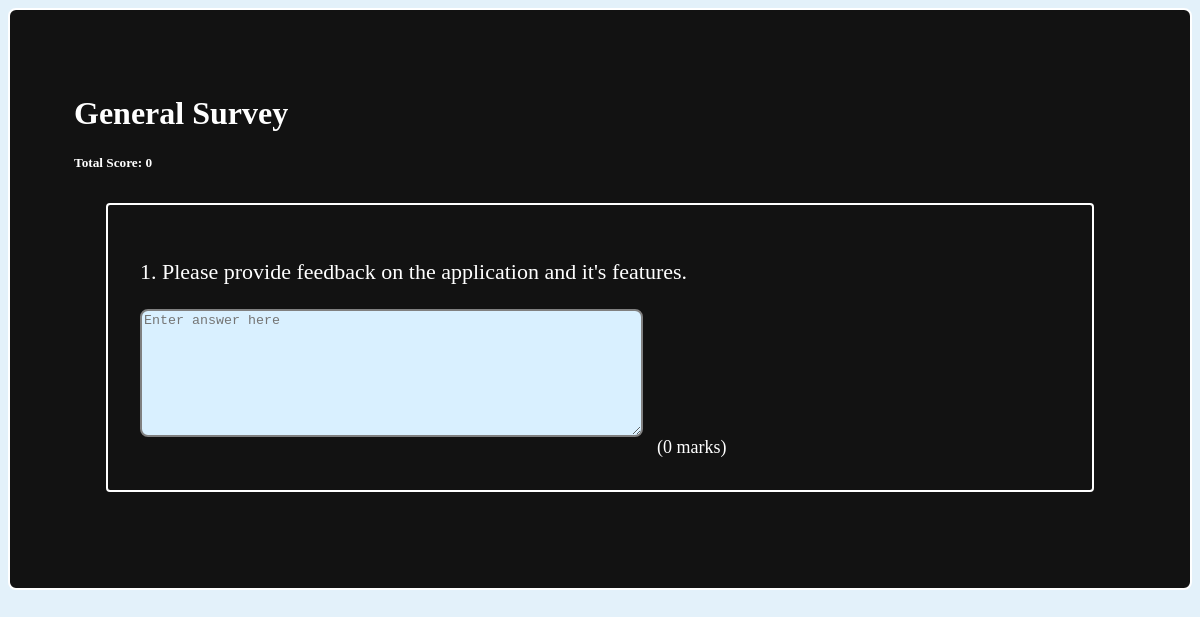
Screenshot of /Quiz/quiz.view.php?uqid=Q015bafb41071d3bc6433372717aeee4e with the database file from the repository.
### tables this page shows
CREATE TABLE `quizzes` (
  `qid` int(11) NOT NULL,
  `uqid` varchar(35) NOT NULL,
  `qname` varchar(30) NOT NULL,
  `type` varchar(1) NOT NULL,
  `code` varchar(8) DEFAULT NULL,
  `create_time` varchar(50) DEFAULT NULL,
  `uid` int(11) NOT NULL
);

CREATE TABLE `questions` (
  `qnid` int(11) NOT NULL,
  `question_number` int(11) NOT NULL,
  `description` longtext NOT NULL,
  `type` varchar(4) DEFAULT NULL,
  `qid` int(11) NOT NULL
);

CREATE TABLE `options` (
  `oid` int(11) NOT NULL,
  `option_number` int(11) NOT NULL,
  `description` varchar(100) DEFAULT NULL,
  `isanswer` tinyint(4) NOT NULL,
  `weightage` int(3) NOT NULL DEFAULT 0,
  `qnid` int(11) NOT NULL
);

### Quiz/quiz.view.php (the view, shortened to what this page needs)
<link rel="stylesheet" href="quiz_style.css">
<?php
  if (isset($_GET['uqid'])) {
    require_once "../includes/db.inc.php";
    $selectQuizQuery = $conn->prepare("SELECT qid, qname, type, code, create_time
                                       FROM quizzes
                                       WHERE uqid = :uqid");
    $selectQuizQuery->execute(array(
      ":uqid" => urldecode($_GET['uqid'])
    ));
    $quiz = $selectQuizQuery->fetch(PDO::FETCH_ASSOC);
    if ($quiz !== false) {
      $selectQuestionQuery = $conn->prepare("SELECT qnid, question_number, description, type
                                             FROM questions
                                             WHERE qid = :qid");
      $selectQuestionQuery->execute(array(
        ":qid" => $quiz['qid']
      ));
      $questions = $selectQuestionQuery->fetchAll(PDO::FETCH_ASSOC);
      $options = array();
      foreach ($questions as $index => $attributes) {
        $selectOptionQuery = $conn->prepare("SELECT oid, option_number, description, isanswer, weightage
                                             FROM options
                                             WHERE qnid = :qnid");
        $selectOptionQuery->execute(array(
          ":qnid" => $attributes['qnid']
        ));
        $options[$attributes['question_number']] = $selectOptionQuery->fetchAll(PDO::FETCH_ASSOC);
        foreach ($options[$attributes['question_number']] as $oindex => $option_attributes) {
          if (isset($responses[$options[$attributes['question_number']][$oindex]["oid"]])) {
            if ($options[$attributes['question_number']][$oindex]["isanswer"]) {
              $options[$attributes['question_number']][$oindex]["condition"] = "attended-correct";
            } else {
              $options[$attributes['question_number']][$oindex]["condition"] = "attended-incorrect";
            }
            if ($options[$attributes['question_number']][$oindex]["option_number"] == 0) {
              $options[$attributes['question_number']][$oindex]["condition"] = "attended-descriptive";
            }
          } else {
            if ($options[$attributes['question_number']][$oindex]["isanswer"]) {
              $options[$attributes['question_number']][$oindex]["condition"] = "unattended-correct";
            } else {
              $options[$attributes['question_number']][$oindex]["condition"] = "unattended-incorrect";
            }
            if ($options[$attributes['question_number']][$oindex]["option_number"] == 0) {
              $options[$attributes['question_number']][$oindex]["condition"] = "unattended-descriptive";
            }
          }
        }
      }
      $marksQuery = $conn->prepare("SELECT SUM(weightage) AS tot_mark
                                    FROM options
                                    WHERE (isanswer=1 OR option_number=0) AND qnid IN (
                                      SELECT qnid
                                      FROM questions
                                      WHERE qid = :qid
                                    );");
      $marksQuery->execute(array(
        ":qid" => $quiz['qid']
      ));
      $total_mark = $marksQuery->fetch(PDO::FETCH_ASSOC)['tot_mark'];
    }
  }
?>
<?php if (empty($_GET['attemptno'])): ?>
  <div class="row">
    <div class="col-6 main">
      <?php if (isset($_GET['uqid'])): ?>
        <h1 class="quiz-header"><?php echo $quiz['qname'] ?></h1>
        <h5 class="quiz-header"><?php echo "Total Score: ".$total_mark; ?></h5>
        <?php foreach ($questions as $qn_index => $question_attributes): ?>
          <div class="preview-question-container">
            <p class="preview-question-description"><?php echo htmlentities($question_attributes['question_number'].'. '.$question_attributes['description'],
                                       ENT_QUOTES, 'utf-8'); ?></p>
            <?php foreach ($options[$question_attributes['question_number']] as $op_index => $option_attributes): ?>
              <div class="preview-question-option-container">
                <?php if ($question_attributes['type'] == 'MCQ' || $question_attributes['type'] == 'TF'): ?>
                  <?php if ($option_attributes["isanswer"] == 1): ?>
                    <input type="radio" class="preview-question-option-display invisible" name=<?php echo $question_attributes['question_number']; ?>
                           id=<?php echo $question_attributes['question_number'].'-'.$option_attributes['option_number']; ?> onclick="return false;" checked>
                    <label class="preview-question-option-label correct" for=<?php echo $question_attributes['question_number'].'-'.$option_attributes['option_number']; ?>>
                      <?php echo htmlentities($option_attributes['description'], ENT_QUOTES, 'utf-8'); ?>
                    </label>
                  <?php else: ?>
                    <input type="radio" class="preview-question-option-display invisible" name=<?php echo $question_attributes['question_number']; ?>
                           id=<?php echo $question_attributes['question_number'].'-'.$option_attributes['option_number']; ?> onclick="return false;">
                    <label class="preview-question-option-label wrong" for=<?php echo $question_attributes['question_number'].'-'.$option_attributes['option_number']; ?>>
                      <?php echo htmlentities($option_attributes['description'], ENT_QUOTES, 'utf-8'); ?>
                    </label>
                  <?php endif; ?>
                  <label class="preview-question-option-label" for=<?php echo $question_attributes['question_number'].'-'.$option_attributes['option_number']; ?>>
                    <?php echo htmlentities("(".$option_attributes['weightage']." marks)", ENT_QUOTES, 'utf-8'); ?>
                  </label>
                <?php elseif ($question_attributes['type'] == 'D'): ?>
                  <textarea rows="8" cols="60" placeholder="Enter answer here" readonly></textarea>
                  <label class="preview-question-option-label">
                    <?php echo htmlentities("(".$option_attributes['weightage']." marks)", ENT_QUOTES, 'utf-8'); ?>
                  </label>
                <?php endif; ?>
              </div>
            <?php endforeach; ?>
          </div>
        <?php endforeach; ?>
      <?php endif; ?>
    </div>
  </div>
<?php endif; ?>

### Quiz/quiz_style.css (style rules this page uses)
.quiz-header { color: white; }
textarea { margin: 1rem 0; border-radius: 8px; border: 2px solid grey; background: #d9f0ff; }
.main { background: #121212; border: 2px solid white; border-radius: 8px; padding: 4rem; }
.preview-question-container { margin: 2rem; padding: 2rem; border: 2px solid white; border-radius: 4px; color: white; }
.preview-question-description { margin-bottom: 0.5rem; font-size: 22px; }
.preview-question-option-label { padding: 5px 10px; font-size: 18px; position: relative; text-align: left; border-radius: 3px; -webkit-transition: background 600ms ease, color 600ms ease; transition: background 600ms ease, color 600ms ease; }

### rows the page displays
quizzes: qname "General Survey"
questions: question_number+description "1. Please provide feedback on the application and it's features."
options: weightage "(0 marks)"

### other values shown
$total_mark "0"
